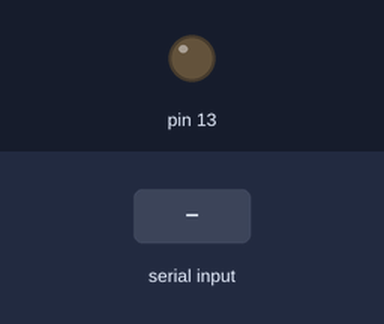
Simulated run of this sketch. Board: Arduino Uno, built with avr-gcc and run on an emulated ATmega328P. On the bench: output pins drawn as LEDs (lit = HIGH). The test bench sets the inputs (shaded band).

Above: at 1.2 s.
1.3 s: "1" received over Serial
At 2.1 s:
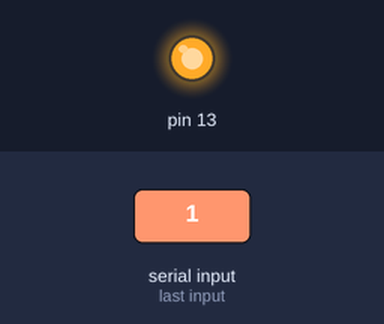
Timing chart, 0 to 4.3 s (numbered marks = the images above; inputs shaded):
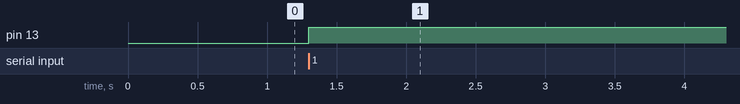

The sketch:

MotorController.ino
```cpp
int infoReceived = 0;

int motorMode[8] = {0, 0, 0, 0, 0, 0, 0, 0};
int motorSpeed[8] = {0, 0, 0, 0, 0, 0, 0, 0};

void setup()
{
  Serial.begin(57600);
  pinMode(13, OUTPUT);
}

void loop()
{

  if (Serial.available())
  { // If data comes in from XBee, send it out to serial monitor
    digitalWrite(13, HIGH);
//    String serialBuffer;
//    serialBuffer = XBee.readStringUntil(';');
//    for (int i = 0; i < 8; i ++) {
//      motorMode[i] = serialBuffer.substring(i * 6, i * 6 + 2).toInt();
//      motorSpeed[i] = serialBuffer.substring(i * 6 + 2, i * 6 + 5).toInt();
//    }
//    for (int i = 0; i < 8; i ++) {
//      int mSpeed = map(motorSpeed[i], 0, 100, 0, 750);
//      pwm.setPWM(i, 0, mSpeed);
//    }
  }else{
    digitalWrite(13, LOW);
  }


}
```

Measured:
- after the input at 1.3 s, pin 13: LOW → HIGH at once
